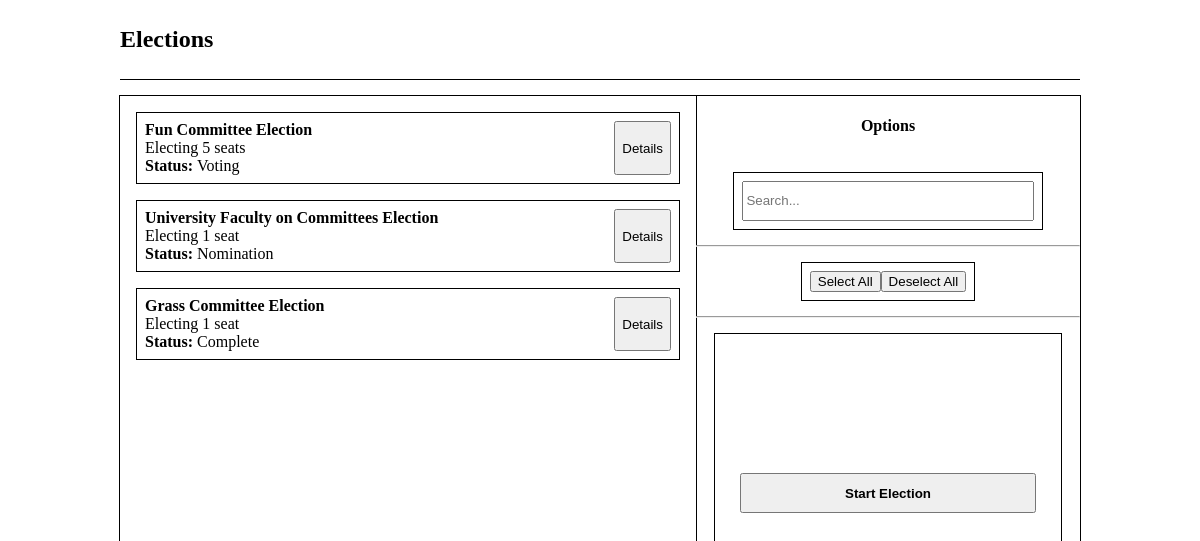
The page /election_selection_admin.php (signed in) on the database its author committed.
### tables this page shows
CREATE TABLE IF NOT EXISTS `Election` (
  `Election_ID` INT NOT NULL AUTO_INCREMENT,
  `Committee_Committee_ID` INT NOT NULL,
  `Status` VARCHAR(45) NOT NULL,
  `Number_Seats` INT NOT NULL,
  PRIMARY KEY (`Election_ID`),
  INDEX `fk_Election_Committee1_idx` (`Committee_Committee_ID` ASC),
  CONSTRAINT `fk_Election_Committee1`
    FOREIGN KEY (`Committee_Committee_ID`)
    REFERENCES `Committee` (`Committee_ID`)
    ON DELETE NO ACTION
    ON UPDATE NO ACTION);

CREATE TABLE IF NOT EXISTS `Committee` (
  `Committee_ID` INT NOT NULL AUTO_INCREMENT,
  `Name` VARCHAR(45) NOT NULL,
  `Description` VARCHAR(100) NOT NULL,
  PRIMARY KEY (`Committee_ID`));

### election_selection_admin.php (the view, shortened to what this page needs)
<!DOCTYPE html>
<html lang="en" dir="ltr">
<head>
  <link rel="stylesheet" href="css/selection.css">
  <?php include 'databaseconnect.php'?>
</head>
<body>
  <div class="wrapper">
    <header>
      <h2>Elections</h2>
    </header>
    <div class="selection">
      <div class="results">
        <?php
            $sql = "SELECT * FROM Election
                    ORDER BY `Status` DESC, `Election_ID` DESC";
            $result = $conn->query($sql);
            if ($result->num_rows > 0) {
                while ($row = $result->fetch_assoc()) {
                    $com_id = $row['Committee_Committee_ID'];
                    $com_sql = "SELECT * FROM `Committee` WHERE Committee_ID='$com_id'";
                    $com = $conn->query($com_sql)->fetch_assoc();
                    $name = $com['Name'];
                    $id = $row['Election_ID'];
                    $seats = $row['Number_Seats'];
                    $status = $row['Status'];
                    echo "<div class='data'>";
                    echo "<div><b>$name Election</b><br>Electing $seats seat".($seats==1?'':'s')."<br><b>Status: </b>$status</div>";
                    echo "<div class='result_choices'><a href='election_details.php?election=$id'><button>Details</button></a></div>";
                    echo "</div>";
                }
            } else {
                echo "<div class='center'>No results found for current search settings.</div>";
            }
            ?>
      </div>
      <div class="options">
        <h4>Options</h4>
        <div class='searchbar'>
          <input type="text" name="search" placeholder="Search...">
        </div>
        <hr>
        <div>
          <button type="button" name="select_all">Select All</button>
          <button type="button" name="deselect_all">Deselect All</button>
        </div>
        <hr>
        <div class="choices">
          <a href="election_setup.php"><button type="button" name="add_user">Start Election</button></a>
        </div>
      </div>
    </div>
  </div>
</body>
</html>

### css/selection.css (style rules this page uses)
a { text-decoration: none; }
h4 { text-align: center; }
.selection { height: 100%; display: grid; grid-template-columns: 3fr 2fr; grid-template-rows: none; outline: 1px solid black; }
.results { height: 100%; overflow-y: scroll; display: flex; flex-flow: column nowrap; grid-column: 1 / 2; padding: 0.5em; outline: 1px solid black; }
.results .data { display: flex; justify-content: space-between; padding: 0.5em; margin: 0.5em; border: 1px solid black; }
.result_choices { display: flex; flex-direction: column; justify-content: space-around; align-items: center; }
.result_choices a, .result_choices a button { height: 100%; }
.options { height: inherit; display: flex; flex-flow: column nowrap; align-items: center; justify-content: flex-start; }
.options hr { margin: 0; padding: 0; width: 100%; }
.searchbar { width: 80%; }
.searchbar input { width: 100%; height: 3em; }
.options > div { display: flex; justify-content: center; padding: 0.5em; outline: 1px solid black; margin: 1em; }
.options .choices { font-size: 1em; text-align: center; height: inherit; width: 90%; align-items: center; justify-content: center; flex-flow: column nowrap; }
.choices * { font-weight: bold; display: flex; white-space: normal; flex-wrap: wrap; width: 90%; align-items: center; justify-content: center; margin: 0.5em 0; height: 3em; }
.choices button { width: 100%; }

### css/common.css (style rules this page uses)
* { box-sizing: border-box; }
body { margin: 0; padding: 0; height: 100vh; display: flex; flex-flow: column nowrap; position: relative; }
.wrapper { width: 80%; height: 75vh; position: absolute; top: 10%; right: 10%; left: 10%; display: flex; flex-flow: column nowrap; }
header { width: inherit; height: 10%; background-color: #FFFFFF; margin: 0; position: fixed; top: 0; display: flex; align-items: center; border-bottom: 1px solid black; z-index: 99999; }
.wrapper>div { margin: 1em 0; }
header * { padding: 0; margin: 0; }

### rows shown on the page
election: Committee_Committee_ID.Name "Fun Committee", Number_Seats "5", Status "Voting"
election: Committee_Committee_ID.Name "University Faculty on Committees", Number_Seats "1", Status "Nomination"
election: Committee_Committee_ID.Name "Grass Committee", Number_Seats "1", Status "Complete"
